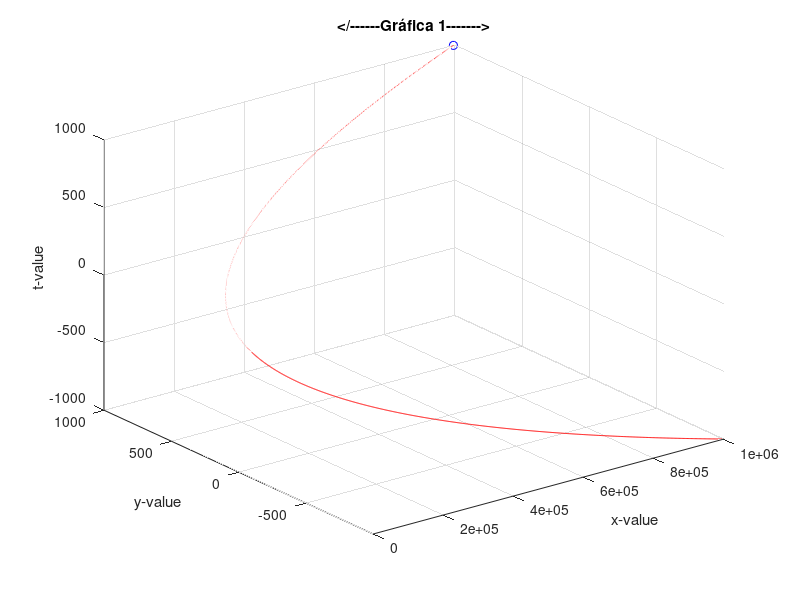

The MATLAB script that drew this image:
% Actividad 1 - Ejercicio 1
% Abraham Cepeda Oseguera
% A00827666
clear, close all;
t = [-1000:1:1000]; 
x = @(t) t.^2 - 2*t;
y = @(t) t + 1;
figure
comet3(x(t),y(t),t);
title('</------Gráfica 1------->')
xlabel('x-value');
ylabel('y-value');
zlabel('t-value');
grid on
